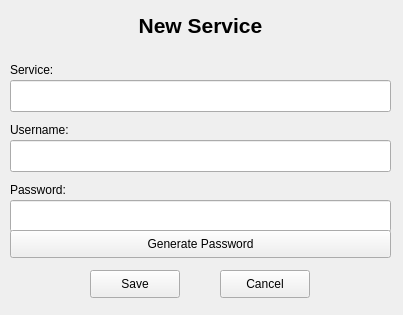
<?xml version="1.0" encoding="UTF-8"?>
<ui version="4.0">
 <class>frm_new_service</class>
 <widget class="QWidget" name="frm_new_service">
  <property name="geometry">
   <rect>
    <x>0</x>
    <y>0</y>
    <width>403</width>
    <height>315</height>
   </rect>
  </property>
  <property name="windowTitle">
   <string>Form</string>
  </property>
  <widget class="QLabel" name="lbl_title">
   <property name="geometry">
    <rect>
     <x>0</x>
     <y>10</y>
     <width>401</width>
     <height>31</height>
    </rect>
   </property>
   <property name="text">
    <string>&lt;html&gt;&lt;head/&gt;&lt;body&gt;&lt;p align=&quot;center&quot;&gt;&lt;span style=&quot; font-size:16pt; font-weight:600;&quot;&gt;New Service&lt;/span&gt;&lt;/p&gt;&lt;/body&gt;&lt;/html&gt;</string>
   </property>
  </widget>
  <widget class="QLabel" name="lbl_new_service">
   <property name="geometry">
    <rect>
     <x>10</x>
     <y>60</y>
     <width>62</width>
     <height>20</height>
    </rect>
   </property>
   <property name="text">
    <string>Service:</string>
   </property>
  </widget>
  <widget class="QLabel" name="lbl_new_username">
   <property name="geometry">
    <rect>
     <x>10</x>
     <y>120</y>
     <width>81</width>
     <height>20</height>
    </rect>
   </property>
   <property name="text">
    <string>Username:</string>
   </property>
  </widget>
  <widget class="QLineEdit" name="txt_new_username">
   <property name="enabled">
    <bool>true</bool>
   </property>
   <property name="geometry">
    <rect>
     <x>10</x>
     <y>140</y>
     <width>381</width>
     <height>32</height>
    </rect>
   </property>
  </widget>
  <widget class="QLabel" name="lbl_new_passwd">
   <property name="geometry">
    <rect>
     <x>10</x>
     <y>180</y>
     <width>81</width>
     <height>20</height>
    </rect>
   </property>
   <property name="text">
    <string>Password:</string>
   </property>
  </widget>
  <widget class="QLineEdit" name="txt_new_passwd">
   <property name="enabled">
    <bool>true</bool>
   </property>
   <property name="geometry">
    <rect>
     <x>10</x>
     <y>200</y>
     <width>381</width>
     <height>32</height>
    </rect>
   </property>
  </widget>
  <widget class="QPushButton" name="btn_gen_passwd">
   <property name="geometry">
    <rect>
     <x>10</x>
     <y>230</y>
     <width>381</width>
     <height>28</height>
    </rect>
   </property>
   <property name="text">
    <string>Generate Password</string>
   </property>
  </widget>
  <widget class="QPushButton" name="btn_save_srv">
   <property name="geometry">
    <rect>
     <x>90</x>
     <y>270</y>
     <width>90</width>
     <height>28</height>
    </rect>
   </property>
   <property name="text">
    <string>Save</string>
   </property>
  </widget>
  <widget class="QPushButton" name="btn_cancel_srv">
   <property name="geometry">
    <rect>
     <x>220</x>
     <y>270</y>
     <width>90</width>
     <height>28</height>
    </rect>
   </property>
   <property name="text">
    <string>Cancel</string>
   </property>
  </widget>
  <widget class="QLineEdit" name="txt_new_service">
   <property name="geometry">
    <rect>
     <x>10</x>
     <y>80</y>
     <width>381</width>
     <height>32</height>
    </rect>
   </property>
  </widget>
 </widget>
 <tabstops>
  <tabstop>txt_new_service</tabstop>
  <tabstop>txt_new_username</tabstop>
  <tabstop>txt_new_passwd</tabstop>
  <tabstop>btn_gen_passwd</tabstop>
  <tabstop>btn_save_srv</tabstop>
  <tabstop>btn_cancel_srv</tabstop>
 </tabstops>
 <resources/>
 <connections>
  <connection>
   <sender>btn_cancel_srv</sender>
   <signal>clicked()</signal>
   <receiver>frm_new_service</receiver>
   <slot>close()</slot>
   <hints>
    <hint type="sourcelabel">
     <x>323</x>
     <y>254</y>
    </hint>
    <hint type="destinationlabel">
     <x>280</x>
     <y>267</y>
    </hint>
   </hints>
  </connection>
 </connections>
</ui>
